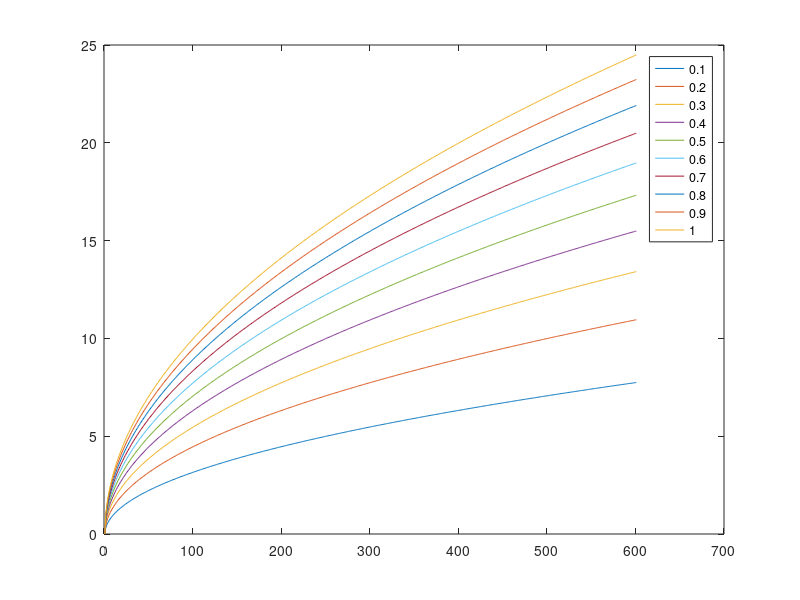
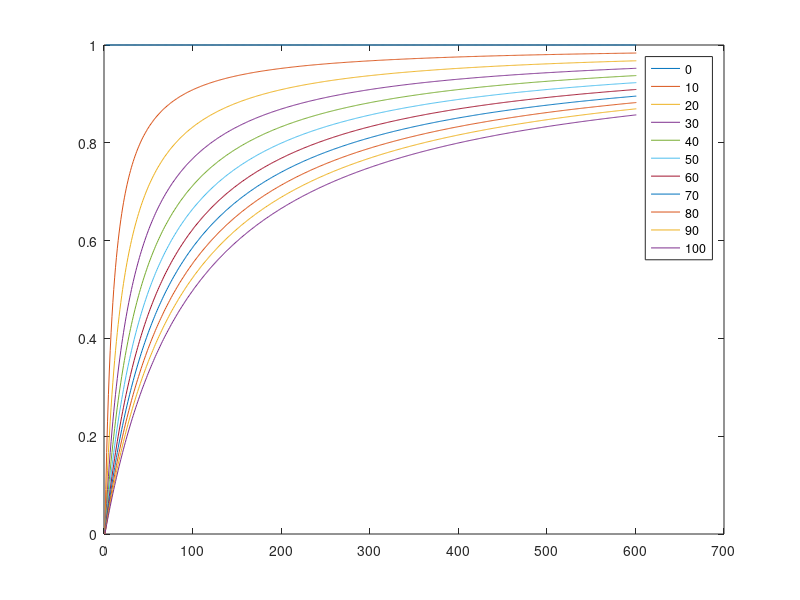

MATLAB code for these plots, in order:
clc
t = 0:600;
a=1:10;
figure
legends = {};
for i=0.1:.1:1
    plot(sqrt(i*t)); hold on
    legends = [legends; num2str(i)]
end

legend(legends)

figure
legends = {};
for i = 0:10:100
    y = t./(t+i);
    plot(y); hold on
    legends = [legends; num2str(i)]
end

legend(legends)

